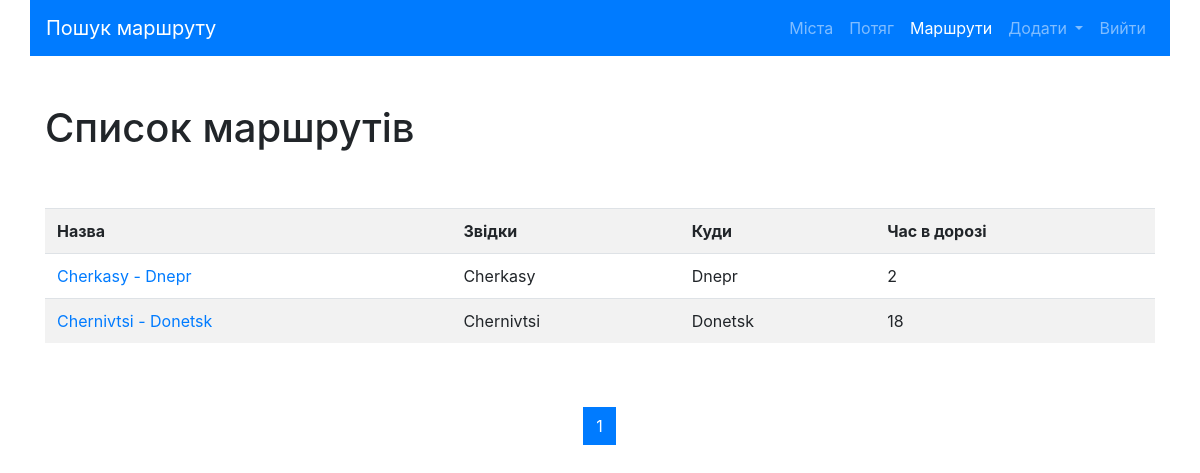
Page /list/ (signed in) on the committed database.
### routes/models.py (models this page shows, shortened)
class Route(models.Model):
    name = models.CharField(max_length=50, unique=True, verbose_name="Назва маршруту")
    travel_times = models.PositiveSmallIntegerField(verbose_name='Загальний час у дорозі')
    from_city = models.ForeignKey(City,on_delete=models.CASCADE,
                                  related_name='route_from_city_set',
                                  verbose_name='З якого міста'
                                  )
    to_city = models.ForeignKey('cities.City',on_delete=models.CASCADE,
                                  related_name='route_to_city_set',
                                  verbose_name='В яке місто'
                                  )
    trains = models.ManyToManyField('trains.Train',
                                    verbose_name='Список поїздів')
    class Meta:
        verbose_name = 'Маршрут'
        verbose_name_plural = 'Маршрути'
        ordering = ['travel_times']

### cities/models.py (models this page shows, shortened)
class City(models.Model):
    name = models.CharField(max_length=150, unique=True, verbose_name='Місто')
    def __str__(self):
        return self.name
    class Meta:
        verbose_name = 'Місто'
        verbose_name_plural = 'Міста'
        ordering = ['name']

### routes/views.py (the view)
# urls.py: path('list/', RouteListView.as_view(), name='list'),
class RouteListView(ListView):
    paginate_by = 3
    model = Route
    template_name = 'routes/list.html'

### routes/templates/routes/list.html (shortened to what this page needs)
{% extends 'base.html' %}
{% block content %}
<h1>Список маршрутів</h1>
<div class="row">
    <div class="col-md-12 mx-auto my-5">
        <table class="table table-striped">
            <tr>
                <th>Назва</th>
                <th>Звідки</th>
                <th>Куди</th>
                <th>Час в дорозі</th>
            </tr>
            {% for object in page_obj %}
            <tr>
                <td>
                     <a href="{% url 'detail' pk=object.pk %}">{{ object.name }}</a>
                </td>
                <td>{{ object.from_city }}</td>
                <td>{{ object.to_city }}</td>
                <td>{{ object.travel_times }}</td>
            </tr>
        {% endfor %}
            </table>
    </div>
</div>
<nav aria-label="Page navigation example">
  <ul class="pagination justify-content-center">
      {% for page in page_obj.paginator.page_range%}
          <li class="page-item {% if page == page_obj.number %} active {% endif %}">
              <a class="page-link" href="?page={{page}}">
                  {{ page }}
              </a>
          </li>
      {% endfor %}
  </ul>
</nav>
{% endblock %}

### rows in the picture
Route: name "Cherkasy - Dnepr", from_city "Cherkasy", to_city "Dnepr", travel_times "2"
Route: name "Chernivtsi - Donetsk", from_city "Chernivtsi", to_city "Donetsk", travel_times "18"

### other values in the picture
{{ page }} "1"
